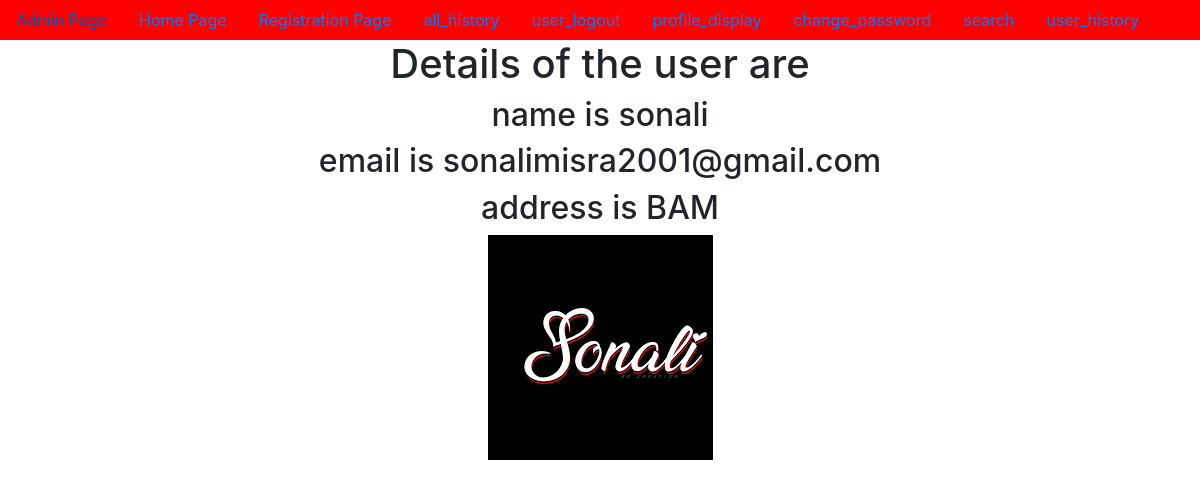
The app's page /profile_display/ (signed in) with its own data.
### app/models.py (models this page shows)
class Profile(models.Model):
    profile_user=models.OneToOneField(User,on_delete=models.CASCADE)
    address=models.TextField()
    profile_pic=models.ImageField(upload_to='abcd')

### app/views.py (the view)
# urls.py: path('profile_display/',profile_display,name='profile_display'),
@login_required
def profile_display(request):
    un=request.session.get('username')
    UO=User.objects.get(username=un)
    PO=Profile.objects.get(profile_user=UO)
    d={'UO':UO,'PO':PO}
    return render(request,'profile_display.html',d)

### templates/profile_display.html (shortened to what this page needs)
{% extends 'dummy.html' %}
{% block body_block %}
    <h1>Details of the user are</h1>
    <h2>name is {{UO.username}}</h2>
    <h2>email is {{UO.email}}</h2>
    <h2>address is {{PO.address}}</h2>
    <img src="{{PO.profile_pic.url}}" alt="" srcset="">
{% endblock %}

### records on screen
Profile: address "BAM", profile_pic (picture)

### other values on screen
{{ UO.username }} "sonali"
{{ UO.email }} "sonalimisra2001@gmail.com"
